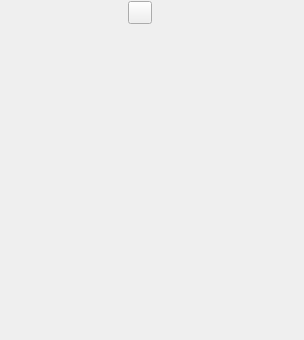
<?xml version="1.0" encoding="UTF-8"?>
<ui version="4.0">
  <class>PaintSelector</class>
  <widget class="QWidget" name="PaintSelector">
    <property name="geometry">
      <rect>
        <x>0</x>
        <y>0</y>
        <width>304</width>
        <height>340</height>
      </rect>
    </property>
    <property name="windowTitle">
      <string>Paint Selector</string>
    </property>
    <layout class="QVBoxLayout" name="mainLayout">
      <property name="spacing">
        <number>0</number>
      </property>
      <property name="leftMargin">
        <number>0</number>
      </property>
      <property name="topMargin">
        <number>0</number>
      </property>
      <property name="rightMargin">
        <number>0</number>
      </property>
      <property name="bottomMargin">
        <number>0</number>
      </property>
      <!-- Header row: paint-type buttons | fill-rule button | plate-picker buttons | plate toggle button -->
      <item>
        <layout class="QHBoxLayout" name="headerLayout">
          <property name="spacing">
            <number>0</number>
          </property>
          <property name="leftMargin">
            <number>0</number>
          </property>
          <property name="topMargin">
            <number>1</number>
          </property>
          <property name="rightMargin">
            <number>0</number>
          </property>
          <property name="bottomMargin">
            <number>2</number>
          </property>
          <!-- Paint-mode toggle buttons are added programmatically into typesLayout -->
          <item>
            <widget class="QWidget" name="typesWidget" native="true">
              <layout class="QHBoxLayout" name="typesLayout">
                <property name="spacing">
                  <number>0</number>
                </property>
                <property name="leftMargin">
                  <number>0</number>
                </property>
                <property name="topMargin">
                  <number>0</number>
                </property>
                <property name="rightMargin">
                  <number>0</number>
                </property>
                <property name="bottomMargin">
                  <number>0</number>
                </property>
              </layout>
            </widget>
          </item>
          <item>
            <spacer name="headerSpacer">
              <property name="orientation">
                <enum>Qt::Orientation::Horizontal</enum>
              </property>
              <property name="sizeType">
                <enum>QSizePolicy::Expanding</enum>
              </property>
              <property name="sizeHint" stdset="0">
                <size>
                  <width>0</width>
                  <height>0</height>
                </size>
              </property>
            </spacer>
          </item>
          <!-- Fill-rule toggle button -->
          <item>
            <widget class="QToolButton" name="fillRuleButton">
              <property name="toolTip">
                <string>Set path fill rule</string>
              </property>
              <property name="icon">
                <iconset>
                  <normaloff>:/icons/fill-rule-even-odd</normaloff>
                </iconset>
              </property>
            </widget>
          </item>
          <item>
            <spacer name="headerSpacer2">
              <property name="orientation">
                <enum>Qt::Orientation::Horizontal</enum>
              </property>
              <property name="sizeType">
                <enum>QSizePolicy::Expanding</enum>
              </property>
              <property name="sizeHint" stdset="0">
                <size>
                  <width>0</width>
                  <height>0</height>
                </size>
              </property>
            </spacer>
          </item>

          <!-- Color plate toggle (compact mode only, hidden by default) -->
          <item>
            <widget class="QToolButton" name="plateButton">
              <property name="visible">
                <bool>false</bool>
              </property>
              <property name="toolTip">
                <string>Show color plate</string>
              </property>
              <property name="checkable">
                <bool>true</bool>
              </property>
              <property name="autoRaise">
                <bool>true</bool>
              </property>
            </widget>
          </item>
        </layout>
      </item>

      <!-- Stacked widget for editor pages -->
      <item>
        <widget class="Linea::UI::AdaptiveStack" name="stack">
          <property name="minimumSize">
            <size>
              <width>0</width>
              <height>20</height>
            </size>
          </property>
          <!-- Placeholder page (index 0) -->
          <widget class="QWidget" name="placeholderPage">
            <layout class="QVBoxLayout" name="placeholderLayout">
              <item>
                <widget class="QLabel" name="placeholderLabel">
                  <property name="alignment">
                    <set>Qt::AlignmentFlag::AlignCenter</set>
                  </property>
                  <property name="wordWrap">
                    <bool>true</bool>
                  </property>
                </widget>
              </item>
            </layout>
          </widget>
        </widget>
      </item>
    </layout>
  </widget>
  <customwidgets>
    <customwidget>
      <class>Linea::UI::AdaptiveStack</class>
      <extends>QStackedWidget</extends>
      <header>adaptive-stack.h</header>
    </customwidget>
  </customwidgets>
  <resources/>
  <connections/>
</ui>
